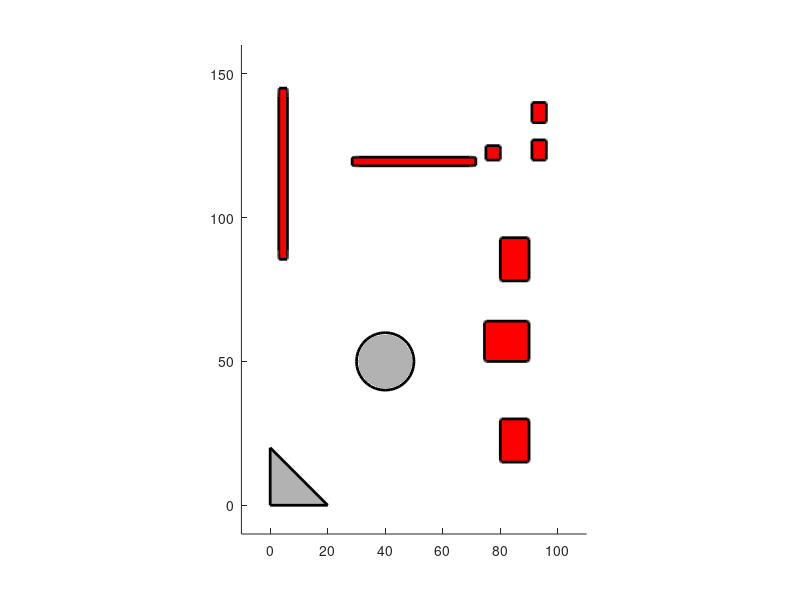

The MATLAB source for this figure:
function obstacles = okruzenje_jupiter
fig = figure(1);

% set(fig, 'name', 'EKF_LOCALIZATION');
% set(gca,'NextPlot','replace');
% axis ([-.1  100 -.1 150]);
axis ([-10  110 -10 160]);
xlim([-10 110])
ylim([-10 160])
% axis equal
% grid minor
 hold on

 inkrement = .01;
 
% This script outputs list of known obstacles
%
% % The warehouse #1.1

obsc1 = [1];

Centar=[40,50];
Radijus=10;
ugao=10;
hold on
a=0:ugao:360;
MontazniSTO1=[Centar(1)+Radijus*cosd(a);Centar(2)+Radijus*sind(a)]';
plot(MontazniSTO1(:,1),MontazniSTO1(:,2),'k','LineWidth',2,'LineStyle','-')
fill(MontazniSTO1(:,1),MontazniSTO1(:,2), [0.7 0.7 0.7])
% text((0),(50),' Montazni sto \downarrow')
% =========================================================================
% =========================================================================
% ==


% % % The warehouse #2
% 
xw = [20; 0; 0];
yw = [0; 0; 20];
zw = [1; 1;1];
tcolor = [.7 .7 .7];
patch(xw,yw,zw,tcolor,'LineWidth',2)
% 
% text((12),(10),'\leftarrow Cosak')
%==========================================================================
%==========================================================================
% 
% 
% Machine tool #1 - makaze
% define bounds
x1min = 80; x1max = 90; y1min = 15; y1max = 30;
% define lower x bound
x1obs_1 = [x1min:inkrement :x1max]';
y1obs_1 = [y1min*ones(size(x1obs_1,1),1)];


% define upper x bound
x1obs_2 = [x1min:inkrement :x1max]';
y1obs_2 = [y1max*ones(size(x1obs_2,1),1)];

% define lower y bound
y1obs_3 = [y1min:inkrement :y1max]';
x1obs_3 = [x1min*ones(size(y1obs_3,1),1)];

% define upper y bound
y1obs_4 = [y1min:.1:y1max]';
x1obs_4 = [x1max*ones(size(y1obs_4,1),1)];

obs1 = [[x1obs_1 y1obs_1];[x1obs_2 y1obs_2];[x1obs_3 y1obs_3];[x1obs_4 y1obs_4]];

r1 = rectangle('Position',[x1min,y1min,(x1max-x1min),(y1max-y1min)],'Curvature',[.1,.1],...
          'FaceColor','r','LineWidth',2,'LineStyle','-');
daspect([1,1,1]);
% text((85-10-3),(18-10),'\uparrow Makaze')
%==========================================================================
%==========================================================================
% Machine tool #2 - CNC

% define bounds
x2min = 74.5; x2max = 90; y2min = 50; y2max = 64;
% define lower x bound
x2obs_1 = [x2min:inkrement :x2max]';
y2obs_1 = [y2min*ones(size(x2obs_1,1),1)];


% define upper x bound
x2obs_2 = [x2min:inkrement :x2max]';
y2obs_2 = [y2max*ones(size(x2obs_2,1),1)];


% define lower y bound
y2obs_3 = [y2min:inkrement :y2max]';
x2obs_3 = [x2min*ones(size(y2obs_3,1),1)];


% define upper y bound
y2obs_4 = [y2min:inkrement :y2max]';
x2obs_4 = [x2max*ones(size(y2obs_4,1),1)];

obs2 = [[x2obs_1 y2obs_1];[x2obs_2 y2obs_2];[x2obs_3 y2obs_3];[x2obs_4 y2obs_4]];

r2 = rectangle('Position',[x2min,y2min,(x2max-x2min),(y2max-y2min)],'Curvature',[.1,.1],...
          'FaceColor','r','LineWidth',2,'LineStyle','-');
daspect([1,1,1]);
%       text((82-10),(45-10),'\uparrow CNC')
%==========================================================================
%==========================================================================
% Machine tool #3 - presa
% define bounds
x3min = 80; x3max = 90; y3min = 78; y3max = 93;
% define lower x bound
x3obs_1 = [x3min:inkrement :x3max]';
y3obs_1 = [y3min*ones(size(x3obs_1,1),1)];


% define upper x bound
x3obs_2 = [x3min:inkrement :x3max]';
y3obs_2 = [y3max*ones(size(x3obs_2,1),1)];


% define lower y bound
y3obs_3 = [y3min:inkrement :y3max]';
x3obs_3 = [x3min*ones(size(y3obs_3,1),1)];


% define upper y bound
y3obs_4 = [y3min:inkrement :y3max]';
x3obs_4 = [x3max*ones(size(y3obs_4,1),1)];


obs3 = [[x3obs_1 y3obs_1]; [x3obs_2 y3obs_2];[x3obs_3 y3obs_3] ;[x3obs_4 y3obs_4]];
r3 = rectangle('Position',[x3min,y3min,(x3max-x3min),(y3max-y3min)],'Curvature',[.1,.1],...
          'FaceColor','r','LineWidth',2,'LineStyle','-');
daspect([1,1,1]);
% text((66-10),(86-10),'Presa \rightarrow')
      
%==========================================================================
%==========================================================================
% Machine tool #4 - masina za bakar
% define bounds
x4min = 3; x4max = 6; y4min = 85.5; y4max = 145;
% define lower x bound
x4obs_1 = [x4min:inkrement :x4max]';
y4obs_1 = [y4min*ones(size(x4obs_1,1),1)];


% define upper x bound
x4obs_2 = [x4min:inkrement :x4max]';
y4obs_2 = [y4max*ones(size(x4obs_2,1),1)];


% define lower y bound
y4obs_3 = [y4min:inkrement :y4max]';
x4obs_3 = [x4min*ones(size(y4obs_3,1),1)];


% define upper y bound
y4obs_4 = [y4min:inkrement :y4max]';
x4obs_4 = [x4max*ones(size(y4obs_4,1),1)];


obs4 = [[x4obs_1 y4obs_1]; [x4obs_2 y4obs_2];[x4obs_3 y4obs_3];[x4obs_4 y4obs_4]];

r4 = rectangle('Position',[x4min,y4min,(x4max-x4min),(y4max-y4min)],'Curvature',[.1,.1],...
          'FaceColor','r','LineWidth',2,'LineStyle','-');
daspect([1,1,1]);
% text((x4max),(135-10),'\leftarrow Masina za bakar')

%==========================================================================
%==========================================================================
% Machine tool #5 - tri stubne busilice
% define bounds

x51min = 91; x51max = 96; y51min = 133; y51max = 140;
x52min = 91; x52max = 96; y52min = 120; y52max = 127;
x53min = 75; x53max = 80; y53min = 120; y53max = 125;

    % #51
    % define lower x bound
    x51obs_1 = [x51min:inkrement :x51max]';
    y51obs_1 = [y51min*ones(size(x51obs_1,1),1)];
    

    % define upper x bound
    x51obs_2 = [x51min:inkrement :x51max]';
    y51obs_2 = [y51max*ones(size(x51obs_2,1),1)];
    

    % define lower y bound
    y51obs_3 = [y51min:inkrement :y51max]';
    x51obs_3 = [x51min*ones(size(y51obs_3,1),1)];
    

    % define upper y bound
    y51obs_4 = [y51min:inkrement :y51max]';
    x51obs_4 = [x51max*ones(size(y51obs_4,1),1)];
    
    
    obs51 = [[x51obs_1 y51obs_1];[x51obs_2 y51obs_2] ;[x51obs_3 y51obs_3] ;[x51obs_4 y51obs_4]];

    r4 = rectangle('Position',[x51min,y51min,(x51max-x51min),(y51max-y51min)],'Curvature',[.1,.1],...
              'FaceColor','r','LineWidth',2,'LineStyle','-');
    daspect([1,1,1]);
%     text((76-10-2-15),(137-10),'Stubna busilica \rightarrow')

    % #52
    % define lower x bound
    x52obs_1 = [x52min:inkrement :x52max]';
    y52obs_1 = [y52min*ones(size(x52obs_1,1),1)];
    

    % define upper x bound
    x52obs_2 = [x52min:inkrement :x52max]';
    y52obs_2 = [y52max*ones(size(x52obs_2,1),1)];
    

    % define lower y bound
    y52obs_3 = [y52min:inkrement :y52max]';
    x52obs_3 = [x52min*ones(size(y52obs_3,1),1)];
    

    % define upper y bound
    y52obs_4 = [y52min:inkrement :y52max]';
    x52obs_4 = [x52max*ones(size(y52obs_4,1),1)];
    
    obs52 = [[x52obs_1 y52obs_1];[x52obs_2 y52obs_2] ;[x52obs_3 y52obs_3] ;[x52obs_4 y52obs_4]];

    r4 = rectangle('Position',[x52min,y52min,(x52max-x52min),(y52max-y52min)],'Curvature',[.1,.1],...
              'FaceColor','r','LineWidth',2,'LineStyle','-');
    daspect([1,1,1]);
%         text((80-10-15),(115-10),'Stubna busilica \uparrow')
    % #53
    % define lower x bound
    x53obs_1 = [x53min:inkrement :x53max]';
    y53obs_1 = [y53min*ones(size(x53obs_1,1),1)];
    

    % define upper x bound
    x53obs_2 = [x53min:inkrement :x53max]';
    y53obs_2 = [y53max*ones(size(x53obs_2,1),1)];
    

    % define lower y bound
    y53obs_3 = [y53min:inkrement :y53max]';
    x53obs_3 = [x53min*ones(size(y53obs_3,1),1)];
    

    % define upper y bound
    y53obs_4 = [y53min:inkrement :y53max]';
    x53obs_4 = [x53max*ones(size(y53obs_4,1),1)];
    
    
    obs53 = [[x53obs_1 y53obs_1];[x53obs_2 y53obs_2] ;[x53obs_3 y53obs_3] ;[x53obs_4 y53obs_4]];

    r4 = rectangle('Position',[x53min,y53min,(x53max-x53min),(y53max-y53min)],'Curvature',[.1,.1],...
              'FaceColor','r','LineWidth',2,'LineStyle','-');
    daspect([1,1,1]);hold on
%     text((60-10-2-15),(122.5-10),'Kruzna testera \rightarrow')
%==========================================================================
%==========================================================================
% Machine tool #4 - masina za bakar
% define bounds
x6min = 28.5; x6max = 71.5; y6min = 118; y6max = 121;


r6 = rectangle('Position',[x6min,y6min,(x6max-x6min),(y6max-y6min)],'Curvature',[.1,.1],...
          'FaceColor','r','LineWidth',2,'LineStyle','-');
daspect([1,1,1]);
% text((x4max),(135-10),'\leftarrow Masina za bakar')






%       obstacles = [obsc1;obs1;obs2;obs3;obs4;obs51; obs52;obs53];
      
      obstacles=1;
      
      
end
    